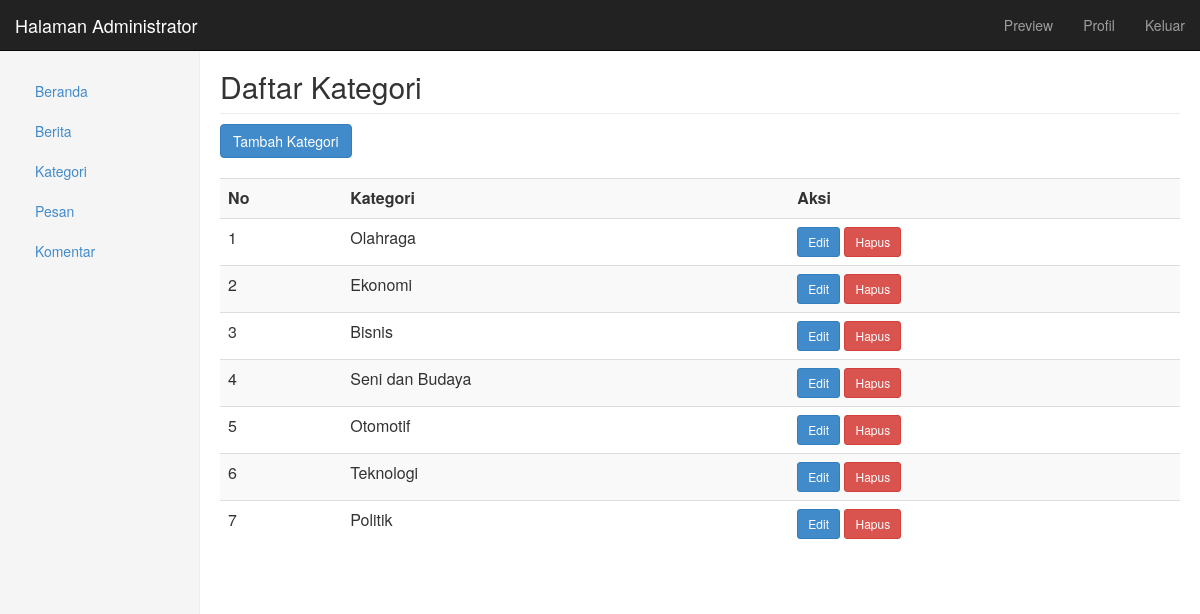
The page /admin/admin.php?tampil=kategori (signed in) on the database its author committed.
### tables this page shows
CREATE TABLE IF NOT EXISTS `kategori` (
  `id_kategori` int(3) NOT NULL AUTO_INCREMENT,
  `kategori` varchar(50) NOT NULL,
  PRIMARY KEY (`id_kategori`)
);

### admin/kategori/kategori_tampil.php (the view, shortened to what this page needs)
<h2 class="sub-header">Daftar Kategori</h2>
<a href="?tampil=kategori_tambah" class="btn btn-primary">Tambah Kategori</a><br><br>
<div class="table-responsive">
	<table class="table table-striped">
	<tr>
		<th>No</th>
		<th>Kategori</th>
		<th>Aksi</th>
	</tr>
	<?php
		$no=1;
		$tampil = $mysqli->query("SELECT * FROM kategori") or die($mysqli->error);
		while($data= $tampil->fetch_array()){
	?>
	<tr>
		<td> <?php echo $no; ?> </td>
		<td> <?php echo $data['kategori']; ?> </td>
		<td>
			<a href="?tampil=kategori_edit&id=<?php echo $data['id_kategori']; ?>" class="btn btn-primary btn-sm"> Edit </a>
			<a href="?tampil=kategori_hapus&id=<?php echo $data['id_kategori']; ?>" class="btn btn-danger btn-sm"> Hapus </a>
		</td>
	</tr>
	<?php
			$no++;
		}
	?>
</table>

### css/admin.css (style rules this page uses)
.sub-header { margin-top: 50px; padding-bottom: 10px; border-bottom: 1px solid #eee; }

### rows shown on the page
kategori: kategori "Olahraga"
kategori: kategori "Ekonomi"
kategori: kategori "Bisnis"
kategori: kategori "Seni dan Budaya"
kategori: kategori "Otomotif"
kategori: kategori "Teknologi"
kategori: kategori "Politik"
